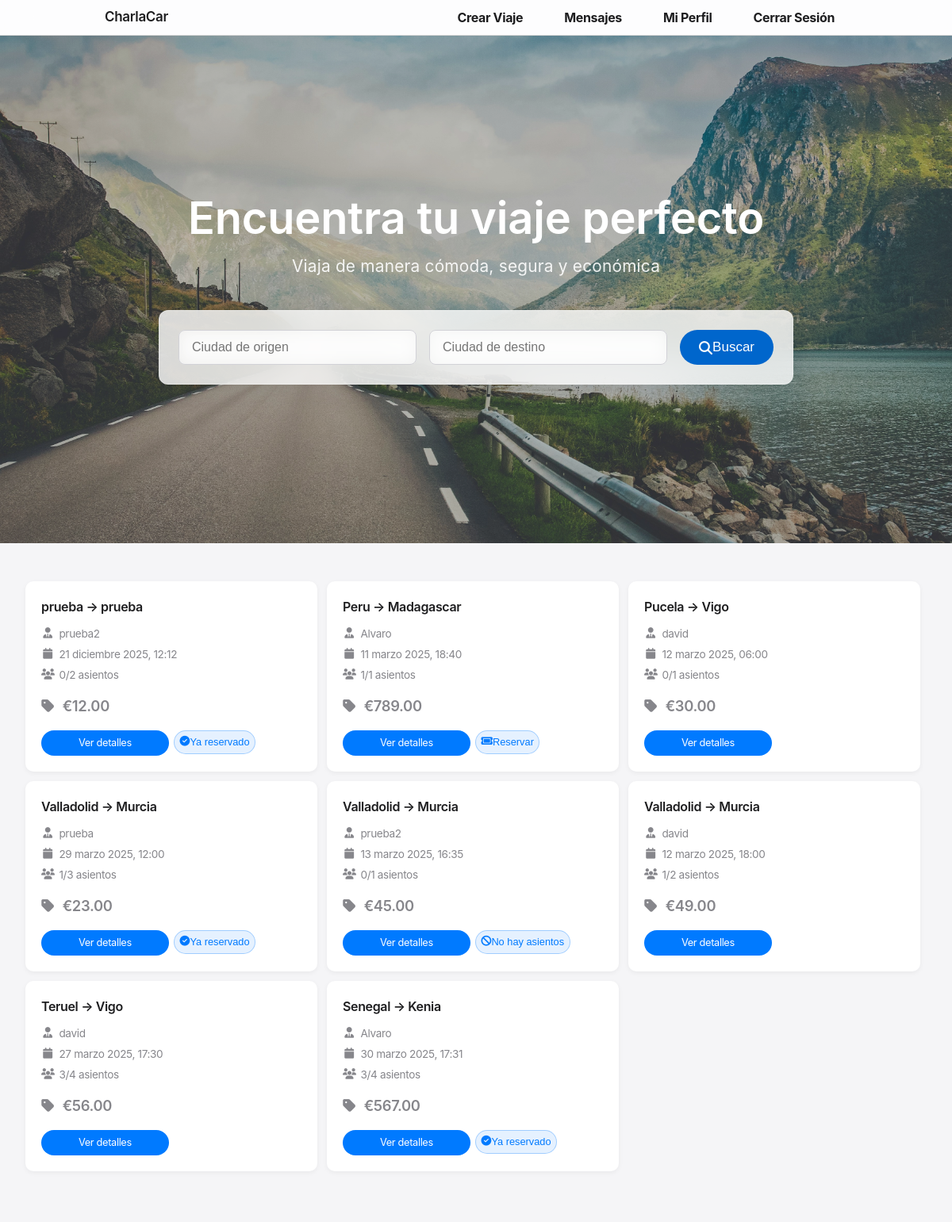
Screenshot of / (signed in) with the database file from the repository.
### rides/models.py (models this page shows, shortened)
class Ride(models.Model):
    driver = models.ForeignKey(User, on_delete=models.CASCADE, related_name='rides_as_driver')
    passengers = models.ManyToManyField(User, related_name='rides_as_passenger', blank=True)
    origin = models.CharField(max_length=100)
    destination = models.CharField(max_length=100)
    departure_time = models.DateTimeField()
    total_seats = models.PositiveIntegerField()
    price = models.DecimalField(max_digits=7, decimal_places=2)
    def get_formatted_price(self):
        return f"{settings.CURRENCY_SYMBOL}{self.price}"
    @property
    def seats_available(self):
        return self.total_seats - self.passengers.count()
    @property
    def is_active(self):
        return self.departure_time > timezone.now()

### rides/views.py (the view)
# urls.py: path('', views.ride_list, name='ride_list'),  # Página principal
def ride_list(request):
    query_origin = request.GET.get('origin', '')
    query_destination = request.GET.get('destination', '')
    rides = Ride.objects.filter(departure_time__gt=timezone.now())
    if query_origin:
        rides = rides.filter(origin__icontains=query_origin)
    if query_destination:
        rides = rides.filter(destination__icontains=query_destination)
    return render(request, 'rides/ride_list.html', {
        'rides': rides,
        'query_origin': query_origin,
        'query_destination': query_destination,
    })

### rides/templates/rides/ride_list.html (shortened to what this page needs)
{% extends 'base.html' %}
{% load static %}
{% block extra_styles %}
<link rel="stylesheet" href="{% static 'css/pages/profile.css' %}">
<link rel="stylesheet" href="https://cdnjs.cloudflare.com/ajax/libs/font-awesome/6.4.0/css/all.min.css">
{% endblock %}
{% block content %}
<div class="hero-section">
    <div class="hero-background"></div>
    <div class="hero-content">
        <h1 class="hero-title">Encuentra tu viaje perfecto</h1>
        <p class="hero-subtitle">Viaja de manera cómoda, segura y económica</p>
        <div class="search-form">
            <form method="get" action="{% url 'rides:search_ride' %}">
                <input type="text" name="origin" placeholder="Ciudad de origen" value="{{ query_origin }}" class="search-input">
                <input type="text" name="destination" placeholder="Ciudad de destino" value="{{ query_destination }}" class="search-input">
                <button type="submit" class="button button-primary">
                    <i class="fas fa-search"></i> Buscar
                </button>
            </form>
        </div>
    </div>
</div>
<div class="content-section">
    <div class="container">
        <div class="rides-grid">
            {% for ride in rides %}
            <div class="profile-ride-card {% if not ride.is_active %}expired{% endif %}">
                <h2 class="ride-title">{{ ride.origin }} → {{ ride.destination }}</h2>
                <div class="ride-info">
                    <p>
                        <i class="fas fa-user-tie info-icon"></i>
                        {{ ride.driver.username }}
                    </p>
                    <p>
                        <i class="fas fa-calendar info-icon"></i>
                        {{ ride.departure_time|date:"j F Y, H:i" }}
                    </p>
                    <p>
                        <i class="fas fa-users info-icon"></i>
                        {{ ride.seats_available }}/{{ ride.total_seats }} asientos
                    </p>
                </div>
                <p class="ride-price">
                    <i class="fas fa-tag info-icon"></i>
                    {{ ride.get_formatted_price }}
                </p>
                <div class="card-actions">
                    <a href="{% url 'rides:ride_detail' ride.id %}" class="button button-primary">
                        Ver detalles
                    </a>
                    {% if user.is_authenticated and user != ride.driver and ride.is_active %}
                        <form method="post" action="{% url 'rides:book_ride' ride.id %}">
                            <button type="submit"
                                    class="button button-secondary"
                                    {% if ride.seats_available == 0 or user in ride.passengers.all %}disabled{% endif %}>
                                {% if user in ride.passengers.all %}
                                    <i class="fas fa-check-circle"></i> Ya reservado
                                {% elif ride.seats_available == 0 %}
                                    <i class="fas fa-ban"></i> No hay asientos
                                {% else %}
                                    <i class="fas fa-ticket"></i> Reservar
                                {% endif %}
                            </button>
                        </form>
                    {% endif %}
                </div>
            </div>
            {% endfor %}
        </div>
    </div>
</div>
{% endblock %}

### static/css/base.css (style rules this page uses)
:root { --color-primary: #0066CC; --color-primary-hover: #0055B3; --color-secondary: #86868b; --color-text: #1d1d1f; --color-background: #FBFBFD; --color-white: #ffffff; --color-border: #d2d2d7; --font-family-text: "SF Pro Text", -apple-system, BlinkMacSystemFont, "Helvetica Neue", Arial, sans-serif; --font-family-display: "SF Pro Display", -apple-system, BlinkMacSystemFont, "Helvetica Neue", Arial, sans-serif; --font-size-xs: 12px; --font-size-sm: 14px; --font-size-base: 17px; --font-size-lg: 21px; --font-size-xl: 40px; --font-size-2xl: 48px; --font-size-3xl: 56px; --font-size-4xl: 80px; --line-height-tight: 1.1; --line-height-base: 1.47059; --container-width: 980px; --spacing-xs: 4px; --spacing-sm: 8px; --spacing-md: 16px; --spacing-lg: 24px; --spacing-xl: 32px; --spacing-2xl: 48px; --border-radius-sm: 12px; --border-radius-lg: 14px; --border-radius-xl: 18px; --border-radius-full: 999px; --shadow-sm: 0 2px 5px rgba(0, 0, 0, 0.05); --shadow-md: 0 4px 12px rgba(0, 0, 0, 0.08); --shadow-lg: 0 8px 16px rgba(0, 0, 0, 0.12); --transition: all 0.3s cubic-bezier(0.4, 0, 0.2, 1); }
* { margin: 0; padding: 0; box-sizing: border-box; }
body { font-family: var(--font-family-text); background-color: var(--color-background); color: var(--color-text); line-height: var(--line-height-base); font-weight: 400; letter-spacing: -0.022em; -webkit-font-smoothing: antialiased; -moz-osx-font-smoothing: grayscale; overflow-x: hidden; }
h1, h2, h3, h4, h5, h6 { font-family: var(--font-family-display); }

### static/css/layout.css (style rules this page uses)
.hero-section { position: relative; height: 580px; width: 100vw; margin: 0 calc(-50vw + 50%); overflow: hidden; display: flex; justify-content: center; }
.hero-background { position: absolute; top: 0; left: 0; width: 100%; height: 100%; background-size: cover; background-position: center; filter: brightness(0.75); z-index: -1; }
.hero-content { width: 100%; max-width: var(--container-width); padding: 0 var(--spacing-lg); position: relative; z-index: 1; display: flex; flex-direction: column; justify-content: center; align-items: center; }
.content-section { background-color: var(--color-white); padding: var(--spacing-2xl) 0; }

### static/css/pages/profile.css (style rules this page uses)
:root { --primary-color: #007aff; --secondary-color: #34c759; --background-color: #f5f5f7; --card-background: #ffffff; --text-primary: #1d1d1f; --text-secondary: #86868b; --border-color: #d2d2d7; --error-color: #ff3b30; --shadow: rgba(0, 0, 0, 0.05); --transition: all 0.2s ease; }
body { background-color: var(--background-color); margin: 0; font-family: -apple-system, BlinkMacSystemFont, 'Segoe UI', Roboto, Helvetica, Arial, sans-serif; color: var(--text-primary); line-height: 1.5; }
.button-primary { background-color: var(--primary-color); color: white; border: none; }
.button-secondary { background-color: rgba(0, 122, 255, 0.1); color: var(--primary-color); border: 1px solid rgba(0, 122, 255, 0.3); }
.rides-grid { display: grid; grid-template-columns: repeat(auto-fill, minmax(240px, 1fr)); gap: 0.75rem; padding-right: 0.5rem; padding-bottom: 1rem; }
.profile-ride-card { background-color: var(--card-background); border-radius: 10px; padding: 1.25rem; box-shadow: 0 2px 6px var(--shadow); transition: var(--transition); position: relative; }
.ride-title { font-size: 1rem; font-weight: 600; margin-bottom: 0.75rem; color: var(--text-primary); }
.ride-info { margin-bottom: 1rem; }
.ride-info p { display: flex; align-items: center; margin-bottom: 0.35rem; font-size: 0.85rem; color: var(--text-secondary); }
.info-icon { width: 16px; text-align: center; margin-right: 0.4rem; color: var(--text-secondary); }
.ride-price { font-weight: 600; color: var(--primary-color); font-size: 1.15rem; }
.card-actions { display: grid; grid-template-columns: 1fr 1fr; gap: 0.4rem; margin-top: 1rem; }
.card-actions .button { padding: 0.4rem; font-size: 0.8rem; text-align: center; }

### rows the page displays
Ride: origin "prueba", destination "prueba", driver.username "prueba2", departure_time "21 diciembre 2025, 12:12", seats_available "0", total_seats "2", get_formatted_price "€12.00", shows "Ya reservado"
Ride: origin "Peru", destination "Madagascar", driver.username "Alvaro", departure_time "11 marzo 2025, 18:40", seats_available "1", total_seats "1", get_formatted_price "€789.00", shows "Reservar"
Ride: origin "Pucela", destination "Vigo", driver.username "david", departure_time "12 marzo 2025, 06:00", seats_available "0", total_seats "1", get_formatted_price "€30.00"
Ride: origin "Valladolid", destination "Murcia", driver.username "prueba", departure_time "29 marzo 2025, 12:00", seats_available "1", total_seats "3", get_formatted_price "€23.00", shows "Ya reservado"
Ride: origin "Valladolid", destination "Murcia", driver.username "prueba2", departure_time "13 marzo 2025, 16:35", seats_available "0", total_seats "1", get_formatted_price "€45.00", shows "No hay asientos"
Ride: origin "Valladolid", destination "Murcia", driver.username "david", departure_time "12 marzo 2025, 18:00", seats_available "1", total_seats "2", get_formatted_price "€49.00"
Ride: origin "Teruel", destination "Vigo", driver.username "david", departure_time "27 marzo 2025, 17:30", seats_available "3", total_seats "4", get_formatted_price "€56.00"
Ride: origin "Senegal", destination "Kenia", driver.username "Alvaro", departure_time "30 marzo 2025, 17:31", seats_available "3", total_seats "4", get_formatted_price "€567.00", shows "Ya reservado"
